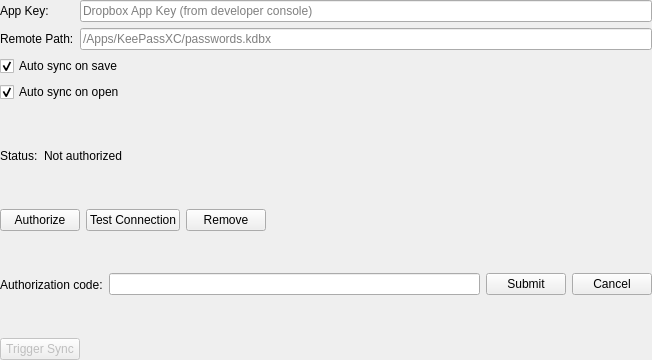
<?xml version="1.0" encoding="UTF-8"?>
<ui version="4.0">
 <class>DropboxCloudSyncPage</class>
 <widget class="QWidget" name="DropboxCloudSyncPage">
  <property name="geometry">
   <rect>
    <x>0</x>
    <y>0</y>
    <width>652</width>
    <height>360</height>
   </rect>
  </property>
  <layout class="QGridLayout" name="dropboxGridLayout">
   <property name="leftMargin">
    <number>0</number>
   </property>
   <property name="topMargin">
    <number>0</number>
   </property>
   <property name="rightMargin">
    <number>0</number>
   </property>
   <property name="bottomMargin">
    <number>0</number>
   </property>
   <item row="0" column="0">
    <widget class="QLabel" name="appKeyLabel">
     <property name="text">
      <string>App Key:</string>
     </property>
    </widget>
   </item>
   <item row="0" column="1">
    <widget class="QLineEdit" name="appKeyEdit">
     <property name="placeholderText">
      <string>Dropbox App Key (from developer console)</string>
     </property>
    </widget>
   </item>
   <item row="1" column="0">
    <widget class="QLabel" name="remotePathLabel">
     <property name="text">
      <string>Remote Path:</string>
     </property>
    </widget>
   </item>
   <item row="1" column="1">
    <widget class="QLineEdit" name="remotePathEdit">
     <property name="placeholderText">
      <string>/Apps/KeePassXC/passwords.kdbx</string>
     </property>
    </widget>
   </item>
   <item row="2" column="0" colspan="2">
    <widget class="QCheckBox" name="syncOnSaveCheckBox">
     <property name="text">
      <string>Auto sync on save</string>
     </property>
     <property name="checked">
      <bool>true</bool>
     </property>
    </widget>
   </item>
   <item row="3" column="0" colspan="2">
    <widget class="QCheckBox" name="syncOnOpenCheckBox">
     <property name="text">
      <string>Auto sync on open</string>
     </property>
     <property name="checked">
      <bool>true</bool>
     </property>
    </widget>
   </item>
   <item row="4" column="0" colspan="2">
    <layout class="QHBoxLayout" name="statusLayout">
     <item>
      <widget class="QLabel" name="statusLabel">
       <property name="text">
        <string>Status:</string>
       </property>
      </widget>
     </item>
     <item>
      <widget class="QLabel" name="authStatusLabel">
       <property name="text">
        <string>Not authorized</string>
       </property>
      </widget>
     </item>
     <item>
      <spacer name="statusSpacer">
       <property name="orientation">
        <enum>Qt::Horizontal</enum>
       </property>
       <property name="sizeHint" stdset="0">
        <size>
         <width>40</width>
         <height>20</height>
        </size>
       </property>
      </spacer>
     </item>
    </layout>
   </item>
   <item row="5" column="0" colspan="2">
    <layout class="QHBoxLayout" name="buttonLayout">
     <item>
      <widget class="QPushButton" name="authorizeButton">
       <property name="text">
        <string>Authorize</string>
       </property>
      </widget>
     </item>
     <item>
      <widget class="QPushButton" name="testConnectionButton">
       <property name="text">
        <string>Test Connection</string>
       </property>
      </widget>
     </item>
     <item>
      <widget class="QPushButton" name="removeButton">
       <property name="text">
        <string>Remove</string>
       </property>
      </widget>
     </item>
     <item>
      <spacer name="buttonSpacer">
       <property name="orientation">
        <enum>Qt::Horizontal</enum>
       </property>
       <property name="sizeHint" stdset="0">
        <size>
         <width>40</width>
         <height>20</height>
        </size>
       </property>
      </spacer>
     </item>
    </layout>
   </item>
   <item row="6" column="0" colspan="2">
    <widget class="QWidget" name="manualCodeWidget" native="true">
     <property name="visible">
      <bool>false</bool>
     </property>
     <layout class="QHBoxLayout" name="manualCodeLayout">
      <property name="leftMargin">
       <number>0</number>
      </property>
      <property name="topMargin">
       <number>0</number>
      </property>
      <property name="rightMargin">
       <number>0</number>
      </property>
      <property name="bottomMargin">
       <number>0</number>
      </property>
      <item>
       <widget class="QLabel" name="manualCodeLabel">
        <property name="text">
         <string>Authorization code:</string>
        </property>
       </widget>
      </item>
      <item>
       <widget class="QLineEdit" name="manualCodeEdit"/>
      </item>
      <item>
       <widget class="QPushButton" name="submitCodeButton">
        <property name="text">
         <string>Submit</string>
        </property>
       </widget>
      </item>
      <item>
       <widget class="QPushButton" name="cancelCodeButton">
        <property name="text">
         <string>Cancel</string>
        </property>
       </widget>
      </item>
     </layout>
    </widget>
   </item>
   <item row="7" column="0" colspan="2">
    <layout class="QHBoxLayout" name="triggerSyncLayout">
     <item>
      <widget class="QPushButton" name="triggerSyncButton">
       <property name="text">
        <string>Trigger Sync</string>
       </property>
       <property name="enabled">
        <bool>false</bool>
       </property>
      </widget>
     </item>
     <item>
      <spacer name="triggerSyncSpacer">
       <property name="orientation">
        <enum>Qt::Horizontal</enum>
       </property>
       <property name="sizeHint" stdset="0">
        <size>
         <width>40</width>
         <height>20</height>
        </size>
       </property>
      </spacer>
     </item>
    </layout>
   </item>
  </layout>
 </widget>
 <resources/>
 <connections/>
</ui>
